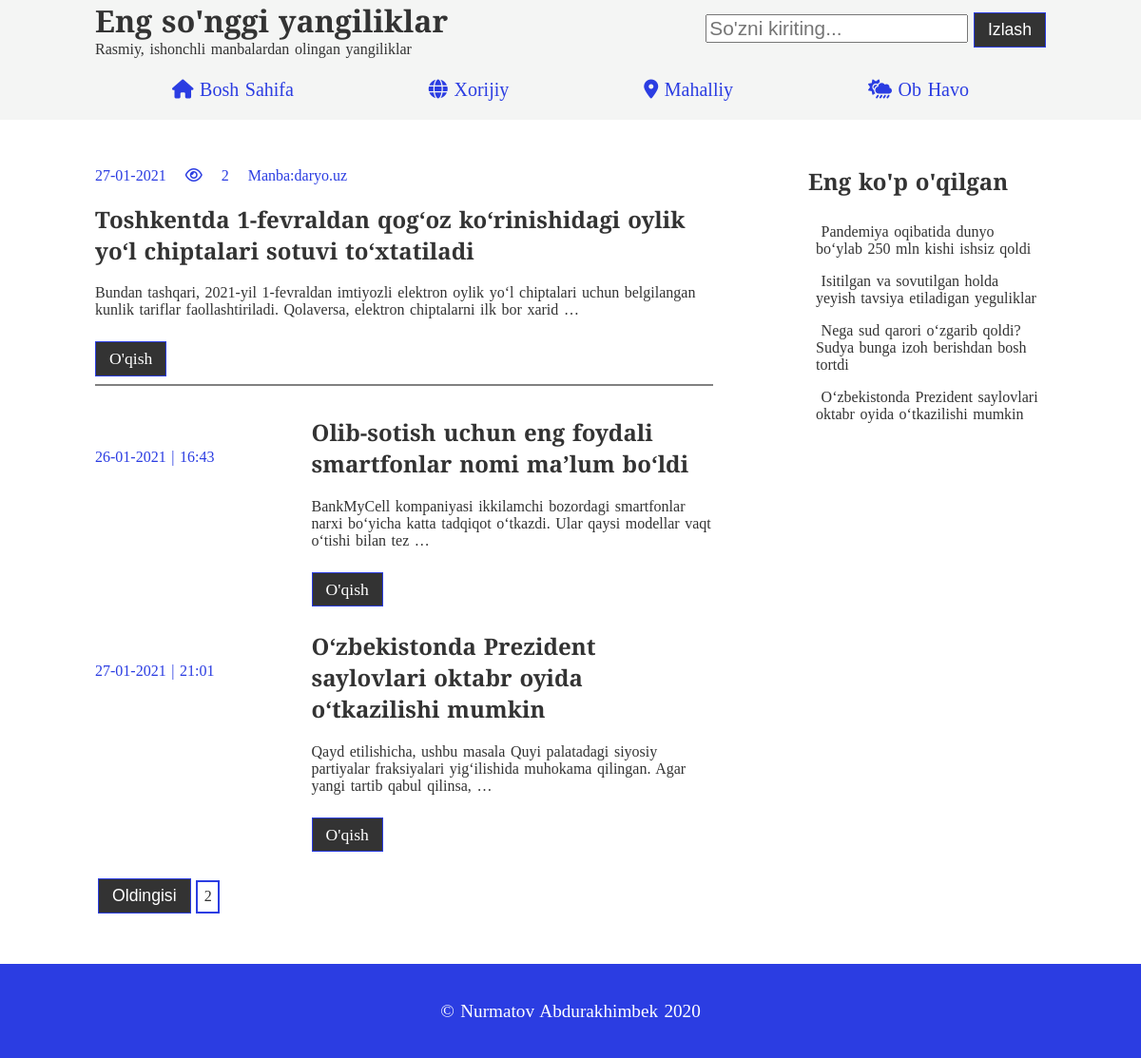
Screenshot of /?page=2 with the database file from the repository.
### xabar/models.py (models this page shows, shortened)
class Xabar(models.Model):
    XABAR_HOLATI = (
        ('qoralama', 'Qoralama'),
        ('chop etilgan', 'Chop etilgan')
    )
    TOIFA =(
        ('ichki', 'mahalliy'),
        ('tashqi', 'xorijiy')
    )
    mavzu = models.CharField(max_length=255)
    matn = models.TextField()
    elon_vaqti = models.DateTimeField(default=timezone.now)
    yaratilgan_vaqti = models.DateTimeField(auto_now_add=True)
    yangilangan_vaqti = models.DateTimeField(auto_now=True)
    link_matn = models.SlugField(unique_for_date='elon_vaqti', max_length=255)
    muallif = models.ForeignKey(User, on_delete=models.CASCADE)
    holati = models.CharField(choices=XABAR_HOLATI, default='qoralama', max_length=255)
    korildi = models.IntegerField(default=0)
    image_url = models.CharField(max_length=255)
    toifa = models.CharField(max_length=255, choices=TOIFA)
    objects = models.Manager()
    elon_qilingan = ElonManager()
    class Meta:
        ordering = ['-yaratilgan_vaqti']
        verbose_name = 'Xabarlar'

### xabar/views.py (the view)
# urls.py: path('', views.bosh_sahifa, name='bosh_sahifa'),
def bosh_sahifa(request):
    xabarlar = Xabar.elon_qilingan.all()
    soz = request.GET.get('soz')
    natija = []
    if soz != None:
        for xabar in xabarlar:
            if soz.lower() in xabar.mavzu.lower():
                natija.append(xabar)
        xabarlar = natija
    paginator = Paginator(xabarlar, 4)
    page = request.GET.get('page')
    try:
        xabarlar = paginator.page(page)
    except PageNotAnInteger:
        xabarlar = paginator.page(1)
    except EmptyPage:
        xabarlar = paginator.page(paginator.num_pages)
    context={'xabarlar': xabarlar, 'page': page, 'soz':soz}
    return render(request, 'xabar/bosh_sahifa.html', context )

### xabar/models.py (called while the page is built)
    def get_queryset(self):
        return super(ElonManager, self).get_queryset().filter(holati='chop etilgan')

### xabar/templatetags/xabar_tags.py (called while the page is built)
@register.simple_tag(name="kop_oqilgan")
def eng_kop_oqilgan():
    oqilgan_list = Xabar.objects.all().order_by('-korildi')[:4]
    return oqilgan_list

### xabar/templates/xabar/bosh_sahifa.html (shortened to what this page needs)
{% extends 'asos.html' %}
{% load static %}
{% block content %}
<div class="main-box">
    {% for xabar in xabarlar %}
    {% if forloop.counter == 1 %}
    <div class="large-box">
        <p
            class="date">{{xabar.yangilangan_vaqti|date:'d-m-Y'}}  <i class="far fa-eye"></i> {{xabar.korildi}}  Manba:{{xabar.muallif}}</p>
        <h2>{{xabar.mavzu}}</h2>
        <p>{{xabar.matn|truncatewords:20}}</p>
        <a href="{% url 'xabar:info' xabar.id %}" class="btn">O'qish</a>
    </div>
    {% else %}
    <div class="small-box">
        <div class="image-box">
            <p class="date">{{xabar.yangilangan_vaqti|date:'d-m-Y | H:i'}}</p>
        </div>
        <div class="text-box">
            <h2>{{xabar.mavzu}}</h2>
            <p>{{xabar.matn|truncatewords:17}}</p>
            <a href="{% url 'xabar:info' xabar.id %}" class="btn">O'qish</a>
        </div>
    </div>
    {% endif %}
    {% endfor %}
    {% include 'xabar/sahifalash.html' with page=xabarlar %}
</div>
{% endblock content %}

### xabar/templates/asos.html (shortened to what this page needs)
{% load static %}
{% load xabar_tags %}
<!DOCTYPE html>
<html lang="en">
<head>
    <link rel="stylesheet" href="{% static 'css/style.css' %}">
</head>
<body>
    <header>
        <nav class="navbar">
            <div class="name-search">
                <div>
                    <h1>Eng so'nggi yangiliklar</h1>
                    <p>Rasmiy, ishonchli manbalardan olingan yangiliklar</p>
                </div>
                <form action="{% url 'xabar:bosh_sahifa' %}">
                    <input type="text" name="soz" placeholder="So'zni kiriting...">
                    <button class="btn" id="izlash" value="izlash">Izlash</button>
                </form>
            </div>
            {% with xorijiy='tashqi' mahalliy='ichki' %}
            <ul>
                <li class="nav-link"><a href="{% url 'xabar:bosh_sahifa' %}"><i class="fas fa-home"></i> Bosh sahifa</a>
                </li>
                <li class="nav-link"><a href="{% url 'xabar:toifa' xorijiy %}"><i class="fas fa-globe"></i> Xorijiy</a>
                </li>
                <li class="nav-link"><a href="{% url 'xabar:toifa' mahalliy %}"><i class="fas fa-map-marker-alt"></i>
                        Mahalliy</a></li>
                <li class="nav-link"><a href="{% url 'xabar:ob-havo' %}"><i class="fas fa-cloud-sun-rain"></i> Ob
                        havo</a></li>
            </ul>
            {% endwith %}
        </nav>
    </header>
    <div class="container">
        <div class="content">
            {% block content %}
            {% endblock content %}
            <div class="aside-boxes">
                <div class="aside box2">
                    <h2>Eng ko'p o'qilgan</h2>
                    <ul class="aside-list">
                        {% kop_oqilgan as xabarlar %}
                        {% for yangilik in xabarlar%}
                        {% if yangilik.id == xabar.id %}
                        {% else %}
                        <li>
                            <a class="offer_links" href="{% url 'xabar:info' yangilik.id %}">{{yangilik.mavzu}}</a>
                        </li>
                        {% endif %}
                        {% empty %}
                        Hozircha yangiliklar yo'q
                        {% endfor %}
                    </ul>
                </div>
            </div>
        </div>
    </div>
    <footer>
        <div class="footer-content">
            <p>&COPY; Nurmatov Abdurakhimbek 2020</p>
        </div>
    </footer>
</body>
</html>

### static/css/style.css (style rules this page uses)
:root { --primary: #ddd; --dark: #333; --light: #fff; }
body { font-family: 'Arvo', serif; background: var(--light); word-spacing: 0.1rem; color:var(--dark); margin: 0; padding: 0; overflow-x: hidden; }
.container { max-width: 1000px; width: 95%; margin: 0 auto; margin-top: 1em; }
header { background:rgb(244, 245, 244); position: sticky; left: 0; top:0; }
.name-search { display:flex; justify-content: space-between; }
.name-search form { margin: 0.8em 0; }
.btn { padding: 0.4em 0.8em; background: var(--dark); color: var(--light); text-decoration: none; border: rgb(43, 61, 226) solid 1px; font-size: 1.1rem; }
.btn { cursor: pointer; }
.navbar { max-width: 1000px; width: 95%; margin: 0 auto; display: flex; flex-direction: column; justify-content: center; position: relative; }
.navbar input[type='text'] { font-size: 1.3rem; }
.navbar h1 { margin-top: 0; margin-bottom:0; font-size: 2rem }
.navbar p { margin-top: 0; margin-bottom: 0; font-size: 1rem; }
.navbar ul { box-sizing: border-box; display: flex; justify-content: space-around; list-style: none; font-size: 1.25rem; margin-bottom: 0.5em; margin-top: 0.5em; padding: 0.5em; box-sizing: border-box; }
.nav-link a { text-decoration: none; color:rgb(43, 61, 226); text-transform: capitalize; }
footer { margin-top: 50px; width: 100%; background-color: rgb(43, 61, 226); text-align: center; }
.footer-content { max-width: 1000px; width: 95%; margin: 0 auto; background-color: rgb(43, 61, 226); color: white; box-sizing: border-box; font-size: 1.2em; padding: 1em; }
.date { color:rgb(43, 61, 226); }
.main-box { width: 65%; }
.aside-boxes { width: 25%; }
.content { display: flex; justify-content: space-between; margin-bottom: 2em; }
.content h2+p { margin-bottom: 2em; }
.large-box { padding-bottom: 1em; margin-bottom: 2em; border-bottom: gray solid 2px; }
.large-box img+p { word-spacing: 1em; }
.small-box { display: flex; justify-content: space-between; margin-bottom: 2em; }
.small-box h2 { margin-top: 0; }
.image-box { width: 30%; }
.text-box { width: 65%; }
.aside-list { padding: 0; list-style: none; }
.aside-list li { padding:0.5em; }
.aside-list a { text-decoration: none; color: var(--dark); }

### rows the page displays
Xabar: yangilangan_vaqti "27-01-2021", korildi "2", muallif "daryo.uz", mavzu "Toshkentda 1-fevraldan qog‘oz ko‘rinishidagi oylik yo‘l chiptalari sotuvi to‘xtatiladi", matn "Bundan tashqari, 2021-yil 1-fevraldan imtiyozli elektron oylik yo‘l chiptalari uchun belgilangan kunlik tariflar faollashtiriladi. Qolaversa, elektron chiptalarni ilk bor xarid …"
Xabar: yangilangan_vaqti|H "26-01-2021 | 16:43", mavzu "Olib-sotish uchun eng foydali smartfonlar nomi ma’lum bo‘ldi", matn "BankMyCell kompaniyasi ikkilamchi bozordagi smartfonlar narxi bo‘yicha katta tadqiqot o‘tkazdi. Ular qaysi modellar vaqt o‘tishi bilan tez …"
Xabar: yangilangan_vaqti|H "27-01-2021 | 21:01", mavzu "O‘zbekistonda Prezident saylovlari oktabr oyida o‘tkazilishi mumkin", matn "Qayd etilishicha, ushbu masala Quyi palatadagi siyosiy partiyalar fraksiyalari yig‘ilishida muhokama qilingan. Agar yangi tartib qabul qilinsa, …"
Xabar: mavzu "Pandemiya oqibatida dunyo bo‘ylab 250 mln kishi ishsiz qoldi"
Xabar: mavzu "Isitilgan va sovutilgan holda yeyish tavsiya etiladigan yeguliklar"
Xabar: mavzu "Nega sud qarori o‘zgarib qoldi? Sudya bunga izoh berishdan bosh tortdi"

### other values shown
{{ page.number }} "2"
